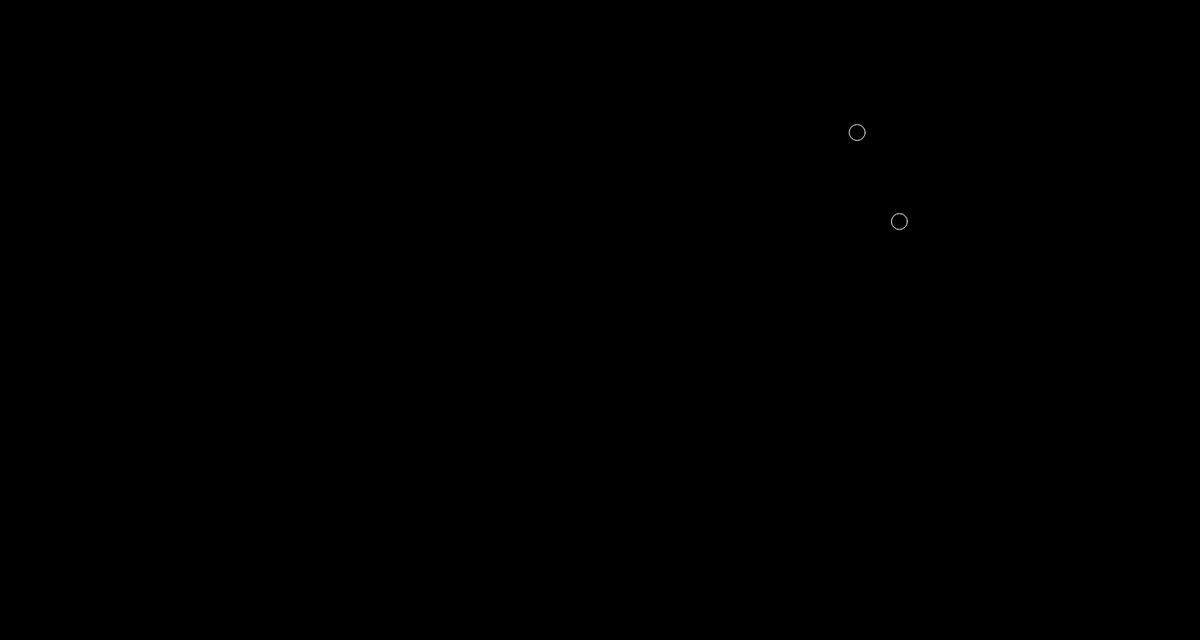
Frame 1 (no input)
Frame 60 (no input): blank canvas, image omitted
Frame 120 (the mouse pressed at the canvas centre since frame 60): blank canvas, image omitted

The p5.js sketch that drew this single still picture (run headless with seeded random() and noise() and a simulated clock; from frame 60 on, the mouse is pressed at the canvas centre):

// p5.js sketch
// ── sketch.js
var planets = [];

function setup() {
  createCanvas(1500, 800);

  planets[0] = new Planet(random(width), random(height));
  planets[1] = new Planet(random(width), random(height));


}

function draw() {
  background(0);

  planets[0].show(20);
  planets[0].update();
  planets[0].move();

  planets[1].show(20);
  planets[1].update();
  planets[1].move();

}


// ── planet.js
class Planet {
    constructor(x, y) {
        this.pos = createVector(x, y);
        this.speed = createVector();
        this.acc = createVector();
    }

    update() {
        this.pos.add(this.speed);
        this.speed.add(this.acc);
    }

    show(r) {
        fill(0);
        stroke(255);
        strokeWeight(1);
        circle(this.pos.x, this.pos.y, r);
    }

    move() {
        this.posMouse = createVector(mouseX, mouseY);
        this.G = 200;
        this.force = p5.Vector.sub(this.posMouse, this.pos);
        this.dsquared = this.force.magSq();
        this.strength = this.G / this.dsquared;
        this.force.setMag(this.strength);
        this.acc = this.force;
    }

}
